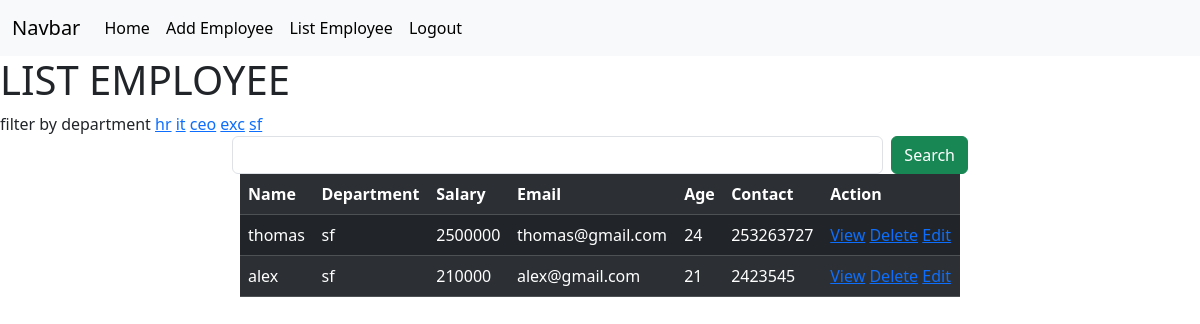
Page /employees/list?department=sf (signed in) on the committed database.
### crm/models.py (models this page shows, shortened)
class Employees(models.Model):
    name=models.CharField(max_length=200)
    department=models.CharField(max_length=200)
    salary=models.PositiveIntegerField()
    email=models.EmailField(unique=True)
    age=models.PositiveIntegerField()
    contact=models.CharField(null=True,max_length=200)
    image=models.ImageField(upload_to="images",null=True,blank=True)
    dob=models.DateField(null=True,blank=True)

### crm/views.py (the view, shortened to what this page needs)
# urls.py: path("employees/list",views.EmployeeListView.as_view(),name="emp-list"),
@method_decorator(signin_required,name="dispatch")
class EmployeeListView(View):
     def get(self,request,*args,**kwargs):
           qs=Employees.objects.all()
           departments=Employees.objects.all().values_list("department",flat=True).distinct()
           print(departments)
           if "department"in request.GET:
                dept=request.GET.get("department")
                qs=qs.filter(department__iexact=dept)
           return render(request,"emp_list.html",{"data":qs,"department":departments})

### crm/views.py (called while the page is built)
def signin_required(fn):
     def wrapper(request,*args,**kwargs):
       if not request.user.is_authenticated:
          messages.error(request,"invalid session")
          return redirect('signin')
       else:
          return fn(request,*args,**kwargs)
     return wrapper

### crm/templates/emp_list.html (shortened to what this page needs)
{%extends 'base.html'%}
{%block body_block%}
<h1>LIST  EMPLOYEE</h1>
<div>
  filter by department
  {%for dept in department%}
  <a href="{%url 'emp-list'%}?department={{dept}}">{{dept}}</a>
  {%endfor%}
</div>
    <div class="container">
<div class="row">
  <div class="col-2"></div>
  <div class="col-8">
    <form action="" method="post">
      <div class="d-flex">
    <input type="text" name="box" class="form-control me-2">
      <button type="submit" class="btn btn-success">Search</button>
    </div>
    </form>
</div>
    </div>
      <div class="container ">
        <div class="row ">
          <div class="col-2"></div>
          <div class="col-8 ">
            <table class="table table-dark table-striped caption-top ">
              <tr>
                <td><strong>Name</strong></td>
                <td><strong>Department</strong></td>
                <td><strong>Salary</strong></td>
                <td> <strong>Email</strong></td>
                <td><strong>Age</strong></td>
                <td><strong>Contact</strong></td>
                <td><strong>Action</strong></td>
              </tr>
      {%for emp in data%}
    <tr>
    <td>{{emp.name}}</td>
    <td>{{emp.department}}</td>
    <td>{{emp.salary}}</td>
    <td>{{emp.email}}</td>
    <td>{{emp.age}}</td>
    <td>{{emp.contact}}</td>
    <td>
      <a href="{%url 'emp-detail' emp.id%}">View</a>
    <a href="{%url 'emp-delete' emp.id%}">Delete</a>
    <a href="{%url 'emp-edit' emp.id%}">Edit</a>
  </td>
  </tr>
  {%endfor%}
            </table>
          </div>
          <div class="col-2"></div>
        </div>
      </div>
      {%endblock%}

### rows in the picture
Employees: name "thomas", department "sf", salary "2500000", email "thomas@gmail.com", age "24", contact "253263727"
Employees: name "alex", department "sf", salary "210000", email "alex@gmail.com", age "21", contact "2423545"

### other values in the picture
{{ dept }} "hr" "it" "ceo" "exc" "sf"
